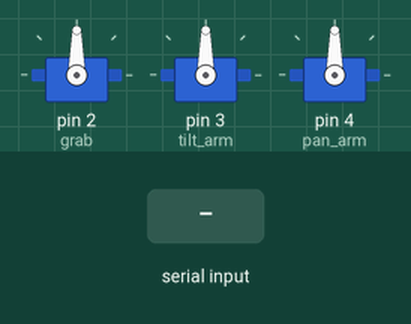
Bench run of a sketch on a simulated Arduino Uno, built with avr-gcc and run on an emulated ATmega328P. Parts: 3 × servo. The inputs (shaded band) are chosen by the test bench.

Above: at 1.2 s.
1.3 s: "o" received over Serial
At 1.9 s:
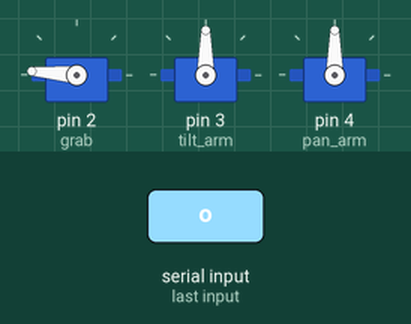
2.8 s: "c" received over Serial
At 3.1 s:
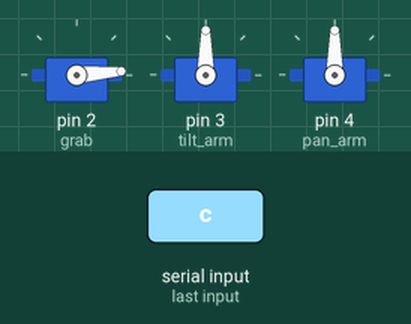
4.3 s: "k" received over Serial
At 5.4 s:
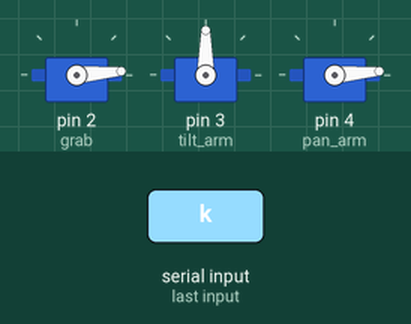
5.8 s: "l" received over Serial
At 6.6 s:
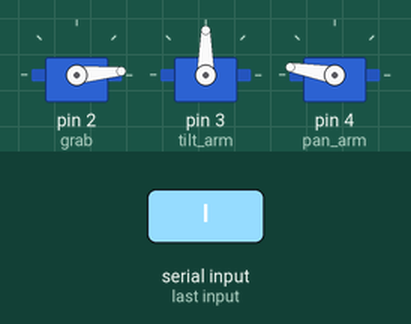
7.3 s: "i" received over Serial
At 7.7 s:
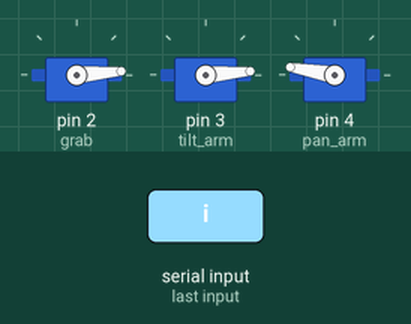
8.8 s: "u" received over Serial
At 10.0 s:
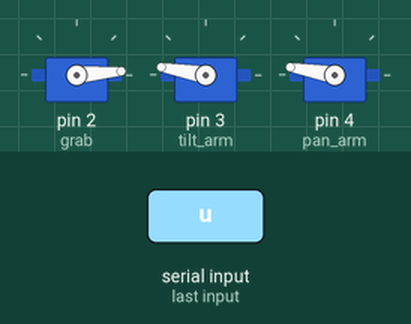
Timing chart, 0 to 11.3 s (numbered marks = the images above; inputs shaded):
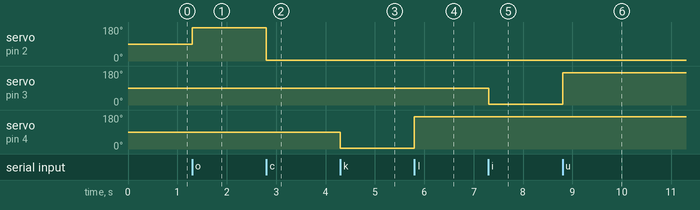

The sketch:

altimeter.ino
```cpp
#include <Servo.h>

Servo grab;
Servo pan_arm;
Servo tilt_arm;
int cmd; //the switch variable
void setup(){
  Serial.begin(9600);
  grab.attach(2);
  tilt_arm.attach(3);
  pan_arm.attach(4);
}

void loop(){
   if(Serial.available() > 0){
      cmd = Serial.read();  // acceept a command
       switch (cmd) {
       case 'o': //open
        grab.write(175);
        break;
       case 'c': //close
        grab.write(5);
        break;
       case 'k': //close
        pan_arm.write(5);
        break;
        case 'l': //close
        pan_arm.write(170);
        break;
        case 'i': //close
        tilt_arm.write(5);
        break;
        case 'u': //close
        tilt_arm.write(170);
        break;
       }
   }
}
```

Measured:
- after the input at 1.3 s, servo on pin 2 (grab): 90° → 175° at once
- after the input at 2.8 s, servo on pin 2 (grab): 175° → 5° at once
- after the input at 4.3 s, servo on pin 4 (pan_arm): 90° → 5° at once
- after the input at 5.8 s, servo on pin 4 (pan_arm): 5° → 170° at once
- after the input at 7.3 s, servo on pin 3 (tilt_arm): 90° → 5° at once
- after the input at 8.8 s, servo on pin 3 (tilt_arm): 5° → 170° at once
